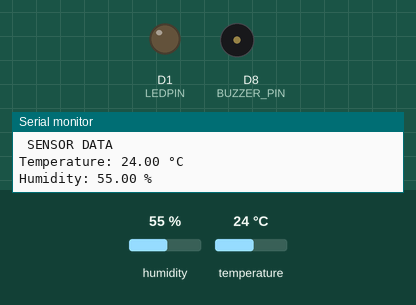
Simulated run of this sketch. Board: ESP8266 (NodeMCU). Parts: output pins drawn as LEDs (lit = HIGH), buzzer (waves = sounding, pin HIGH), the last lines printed to the serial monitor. The inputs (shaded band) are chosen by the test bench; at power-on: humidity 55 %, temperature 24 °C.

Above: at 5.8 s.
5.9 s: humidity set to 58 %
11.9 s: humidity set to 61 %
At 15.9 s:
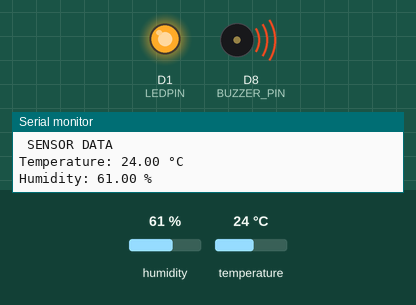
17.9 s: humidity set to 22 %
At 21.1 s:
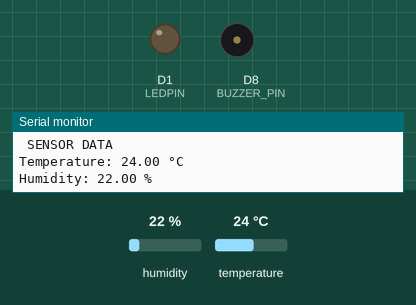
23.9 s: humidity set to 68 %
At 26.4 s:
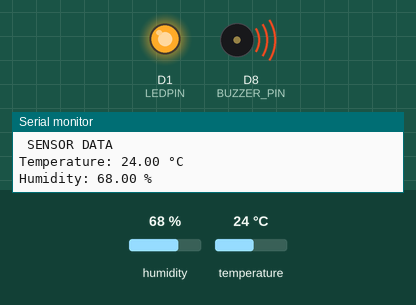
Timing chart, 0 to 27.9 s (numbered marks = the images above; inputs shaded):
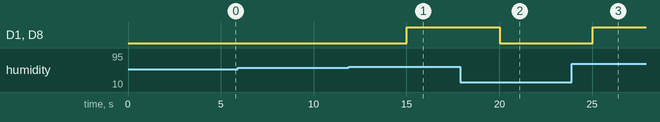

The sketch:

DHT22sensor.ino
```cpp
#include <DHT.h>

// Pin definitions
#define DHTPIN D2
#define DHTTYPE DHT22
#define LEDPIN D1
#define BUZZER_PIN D8  //

// DHT sensor object
DHT dht(DHTPIN, DHTTYPE);

void setup() {
  Serial.begin(115200);
  dht.begin();

  pinMode(LEDPIN, OUTPUT);
  pinMode(BUZZER_PIN, OUTPUT);
}

void loop() {
  float temp = dht.readTemperature();   //  temperature in °C
  float humidity = dht.readHumidity();  //  humidity in %

  Serial.println(" SENSOR DATA ");
  Serial.print("Temperature: "); Serial.print(temp); Serial.println(" °C");
  Serial.print("Humidity: "); Serial.print(humidity); Serial.println(" %");


  // If temperature or humidity exceeds threshold,on LED and buzzer
  if (temp >= 25 || humidity >= 60) {
    digitalWrite(LEDPIN, HIGH);
    digitalWrite(BUZZER_PIN, HIGH);
  } else {
    digitalWrite(LEDPIN, LOW);
    digitalWrite(BUZZER_PIN, LOW);
  }

  delay(5000);  // Wait for 5 seconds
}
```

Measured:
- the behaviour switches between 59 and 60 % on humidity (found by bisection; images 0 and 1)
- after the input at 11.9 s, D1 (LEDPIN), D8 (BUZZER_PIN): LOW → HIGH after 3.1 s
- after the input at 17.9 s, D1 (LEDPIN), D8 (BUZZER_PIN): HIGH → LOW after 2.1 s
- after the input at 23.9 s, D1 (LEDPIN), D8 (BUZZER_PIN): LOW → HIGH after 1.1 s
